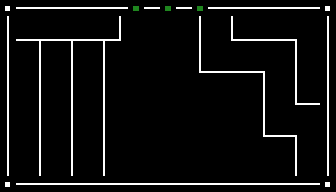

A level layout from a 2D game, rendered from its tile map. Below: a short description, then the map file with tile-grid data replaced by summaries:
An orthogonal 21x12 tile map with 16x16 px tiles, 2 tile layers (background, above) and 31 objects (19x deadly_area, 6x minigame_lines_player, 6x minigame_lines_collectible).

<map version="1.4" tiledversion="1.4.3" orientation="orthogonal" renderorder="right-down" width="21" height="12" tilewidth="16" tileheight="16" infinite="0" nextlayerid="13" nextobjectid="236">
 <properties>
  <property name="display_name" value="Learning To Walk" />
  <property name="next_level" value="./data/levels/tmx/L03-Pushing.tmx" />
  <property name="player_bomb_count" value="0" />
 </properties>
 <tileset firstgid="1" name="newtiledsheet" tilewidth="16" tileheight="16" tilecount="180" columns="9">
  <image source="../../newtiledsheet.png" width="144" height="320" />
  <tile id="0">
   <properties>
    <property name="destructable" value="" />
    <property name="solid" value="1" />
   </properties>
  </tile>
  <tile id="1">
   <properties>
    <property name="destructable" value="" />
    <property name="solid" value="1" />
   </properties>
  </tile>
  <tile id="2">
   <properties>
    <property name="destructable" value="" />
    <property name="solid" value="1" />
   </properties>
  </tile>
  <tile id="3">
   <properties>
    <property name="destructable" value="" />
    <property name="solid" value="1" />
   </properties>
  </tile>
  <tile id="4">
   <properties>
    <property name="destructable" value="" />
    <property name="solid" value="" />
   </properties>
  </tile>
  <tile id="9">
   <properties>
    <property name="destructable" value="" />
    <property name="solid" value="1" />
   </properties>
  </tile>
  <tile id="10">
   <properties>
    <property name="destructable" value="" />
    <property name="solid" value="1" />
   </properties>
  </tile>
  <tile id="11">
   <properties>
    <property name="destructable" value="" />
    <property name="solid" value="1" />
   </properties>
  </tile>
  <tile id="12">
   <properties>
    <property name="destructable" value="" />
    <property name="solid" value="1" />
   </properties>
  </tile>
  <tile id="13">
   <properties>
    <property name="destructable" value="" />
    <property name="solid" value="" />
   </properties>
  </tile>
  <tile id="18">
   <properties>
    <property name="destructable" value="" />
    <property name="solid" value="" />
   </properties>
  </tile>
  <tile id="19">
   <properties>
    <property name="destructable" value="" />
    <property name="solid" value="" />
   </properties>
  </tile>
  <tile id="20">
   <properties>
    <property name="destructable" type="bool" value="true" />
    <property name="solid" value="1" />
   </properties>
  </tile>
  <tile id="27">
   <properties>
    <property name="destructable" value="" />
    <property name="solid" value="1" />
   </properties>
  </tile>
  <tile id="28">
   <properties>
    <property name="destructable" value="" />
    <property name="solid" value="1" />
   </properties>
  </tile>
  <tile id="29">
   <properties>
    <property name="destructable" value="1" />
    <property name="solid" value="1" />
   </properties>
  </tile>
  <tile id="30">
   <properties>
    <property name="destructable" value="" />
    <property name="solid" value="1" />
   </properties>
  </tile>
  <tile id="31">
   <properties>
    <property name="destructable" value="" />
    <property name="solid" value="" />
   </properties>
  </tile>
  <tile id="32">
   <properties>
    <property name="destructable" value="" />
    <property name="solid" value="" />
   </properties>
  </tile>
  <tile id="54">
   <properties>
    <property name="destructable" value="" />
    <property name="solid" value="True" />
   </properties>
  </tile>
  <tile id="58">
   <properties>
    <property name="destructable" value="" />
    <property name="solid" value="" />
   </properties>
  </tile>
 </tileset>
 <layer id="1" name="background" width="21" height="12">
  <data>[252 cells, 252 non-empty, 3 distinct tile ids]</data>
 </layer>
 <layer id="12" name="above" width="21" height="12">
  <data>[252 cells, 121 non-empty, 8 distinct tile ids]</data>
 </layer>
 <objectgroup id="4" name="objects">
  <object id="195" name="player" type="minigame_lines_player" gid="100" x="32" y="32" width="8" height="8">
   <properties>
    <property name="player_id" type="int" value="1" />
   </properties>
  </object>
  <object id="196" name="collectible" type="minigame_lines_collectible" gid="101" x="96" y="32" width="8" height="8">
   <properties>
    <property name="player_teleports_to_grid_x" type="int" value="15" />
    <property name="player_teleports_to_grid_y" type="int" value="1" />
   </properties>
  </object>
  <object id="199" type="deadly_area" x="0" y="0" width="16" height="192" />
  <object id="200" type="deadly_area" x="0" y="0" width="336" height="16" />
  <object id="201" type="deadly_area" x="16" y="176" width="320" height="16" />
  <object id="202" type="deadly_area" x="320" y="0" width="16" height="192" />
  <object id="210" type="deadly_area" x="16" y="32" width="112" height="16" />
  <object id="211" type="deadly_area" x="112" y="16" width="16" height="16" />
  <object id="212" type="deadly_area" x="32" y="32" width="16" height="144" />
  <object id="213" type="deadly_area" x="64" y="32" width="16" height="144" />
  <object id="214" type="deadly_area" x="96" y="32" width="16" height="144" />
  <object id="215" type="deadly_area" x="192" y="16" width="16" height="64" />
  <object id="216" type="deadly_area" x="192" y="64" width="80" height="16" />
  <object id="217" type="deadly_area" x="256" y="64" width="16" height="80" />
  <object id="218" type="deadly_area" x="256" y="128" width="48" height="16" />
  <object id="219" type="deadly_area" x="288" y="128" width="16" height="64" />
  <object id="220" type="deadly_area" x="304" y="192" />
  <object id="221" type="deadly_area" x="288" y="96" width="32" height="16" />
  <object id="222" type="deadly_area" x="288" y="32" width="16" height="80" />
  <object id="223" type="deadly_area" x="224" y="32" width="80" height="16" />
  <object id="224" type="deadly_area" x="224" y="16" width="16" height="32" />
  <object id="226" name="player" type="minigame_lines_player" gid="100" x="16" y="64" width="8" height="8">
   <properties>
    <property name="player_id" type="int" value="1" />
   </properties>
  </object>
  <object id="227" name="player" type="minigame_lines_player" gid="100" x="48" y="64" width="8" height="8">
   <properties>
    <property name="player_id" type="int" value="1" />
   </properties>
  </object>
  <object id="228" name="player" type="minigame_lines_player" gid="100" x="80" y="64" width="8" height="8">
   <properties>
    <property name="player_id" type="int" value="1" />
   </properties>
  </object>
  <object id="229" name="player" type="minigame_lines_player" gid="100" x="208" y="32" width="8" height="8">
   <properties>
    <property name="player_id" type="int" value="1" />
   </properties>
  </object>
  <object id="230" name="player" type="minigame_lines_player" gid="100" x="240" y="32" width="8" height="8">
   <properties>
    <property name="player_id" type="int" value="1" />
   </properties>
  </object>
  <object id="231" name="collectible" type="minigame_lines_collectible" gid="101" x="304" y="96" width="8" height="8">
   <properties>
    <property name="player_teleports_to_grid_x" type="int" value="1" />
    <property name="player_teleports_to_grid_y" type="int" value="3" />
   </properties>
  </object>
  <object id="232" name="collectible" type="minigame_lines_collectible" gid="101" x="80" y="160" width="8" height="8">
   <properties>
    <property name="player_teleports_to_grid_x" type="int" value="13" />
    <property name="player_teleports_to_grid_y" type="int" value="1" />
   </properties>
  </object>
  </objectgroup>
</map>
<!-- 3 of 31 objects omitted -->
